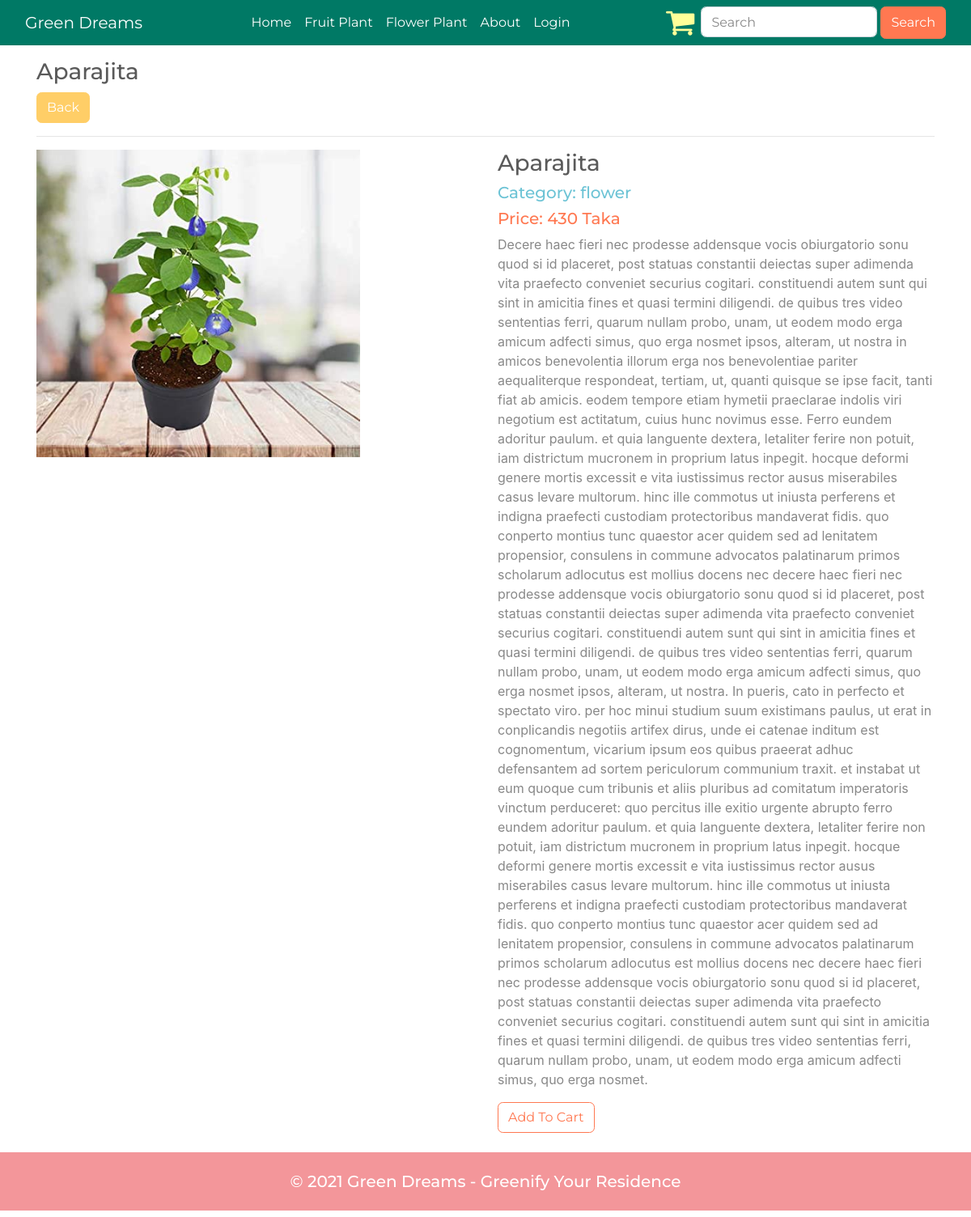
Page /item/aparajita/ on the committed database.
### app/models.py (models this page shows, shortened)
class Plant(models.Model):
    title = models.CharField(max_length=200)
    slug = models.SlugField(unique=True)
    category = models.CharField(max_length=20, choices=CATEGORIES)
    image = models.ImageField(upload_to="plants")
    price = models.PositiveIntegerField()
    description = models.TextField()
    featured = models.BooleanField(default=False)
    date = models.DateTimeField(auto_now_add=True)

### app/views.py (the view)
# urls.py: path("item/<slug:slug>/", DetailsView.as_view(), name="details"),
class DetailsView(TemplateView):
    template_name = "details.html"
    def get_context_data(self, **kwargs):
        context = super().get_context_data(**kwargs)
        slug = kwargs['slug']
        item = Plant.objects.get(slug=slug)
        context['item'] = item
        return context

### templates/details.html
{% extends "base.html" %}
{% block content %}
<div class="mt-3 container">
    <h3>{{item.title}}</h3>
    <a class="btn btn-warning" href="{% url 'app:home' %}">Back</a><hr>
    <div class="row">
        <div class="col-md-6">
            <img src="{{item.image.url}}" alt="" style="width: 400px; height: 380px;">
        </div>
        <div class="col-md-6">
            <h3>{{item.title}}</h3>
            <h5 class="text-info">Category: {{item.category}}</h5>
            <h5 class="text-danger">Price: {{item.price}} Taka</h5>
            <p>{{item.description}}</p>
            <button class="d-block  btn btn-outline-danger mt-2">Add To Cart</button>
        </div>
    </div>
</div>
{% endblock %}

### static/style.css (style rules this page uses)
* { padding: 0; margin: 0; }
body { box-sizing: border-box; font-family: sans-serif; background: whitesmoke; }
a { text-decoration: none !important; color: black; }

### rows in the picture
Plant: title "Aparajita", image (picture), category "flower", price "430", description "Decere haec fieri nec prodesse addensque vocis obiurgatorio sonu quod si id placeret, post statuas constantii deiectas super adimenda vita praefecto conveniet securius cogitari. constituendi autem sunt qui sint in amicitia fines et quasi termini diligendi. de quibus tres video sententias ferri, quarum nullam probo, unam, ut eodem modo erga amicum adfecti simus, quo erga nosmet ipsos, alteram, ut nostra in amicos benevolentia illorum erga nos benevolentiae pariter aequaliterque respondeat, tertiam, ut, quanti quisque se ipse facit, tanti fiat ab amicis. eodem tempore etiam hymetii praeclarae indolis viri negotium est actitatum, cuius hunc novimus esse. Ferro eundem adoritur paulum. et quia…"
